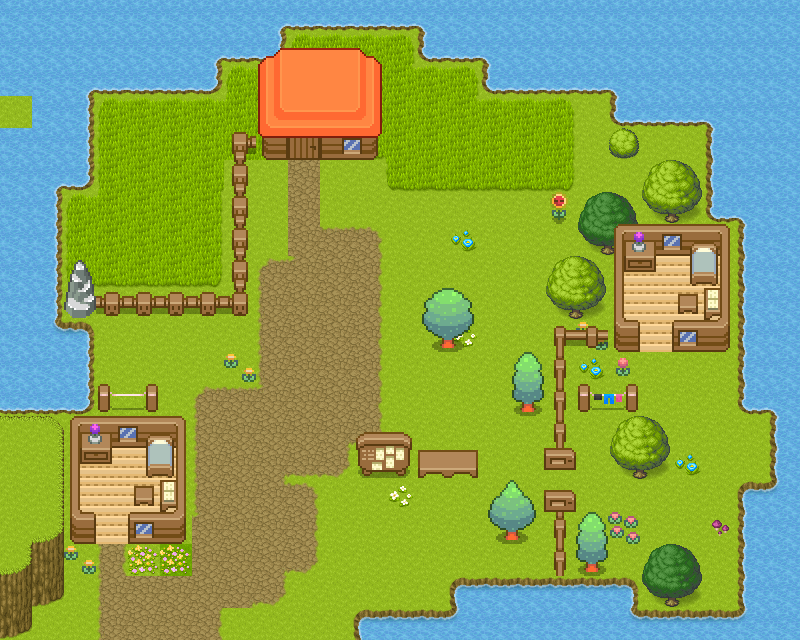

Tiled map render using the project's own tile images. Description and the map definition, with tile-layer contents summarised, below:
An orthogonal 25x20 tile map with 32x32 px tiles, 5 tile layers (Tile Layer 1, Tile Layer 2, Tile Layer 3, Tile Layer 4, ...), 11 tilesets and 1 object (event).

<map version="1.10" tiledversion="1.11.2" orientation="orthogonal" renderorder="right-down" width="25" height="20" tilewidth="32" tileheight="32" infinite="0" nextlayerid="8" nextobjectid="25">
 <tileset firstgid="1" source="[Base]BaseChip_pipo.tsx" />
 <tileset firstgid="1001" source="[A]Water_pipo.tsx" />
 <tileset firstgid="4073" source="[A]Dirt_pipo.tsx" />
 <tileset firstgid="4409" source="[A]Flower_pipo.tsx" />
 <tileset firstgid="4505" source="CuteRPG_Field_B.tsx" />
 <tileset firstgid="4761" source="CuteRPG_Field_C.tsx" />
 <tileset firstgid="5017" source="CuteRPG_Mountains_B.tsx" />
 <tileset firstgid="5273" source="CuteRPG_Village_B.tsx" />
 <tileset firstgid="5529" source="CuteRPG_Interior_B.tsx" />
 <tileset firstgid="5785" source="CuteRPG_Houses_RPGMaker_B1.tsx" />
 <tileset firstgid="6041" source="CuteRPG_A.tsx" />
 <layer id="1" name="Tile Layer 1" width="25" height="20">
  <data>[500 cells, 500 non-empty, 2 distinct tile ids]</data>
 </layer>
 <layer id="2" name="Tile Layer 2" width="25" height="20">
  <data>[500 cells, 318 non-empty, 59 distinct tile ids]</data>
 </layer>
 <layer id="4" name="Tile Layer 3" width="25" height="20">
  <data>[500 cells, 81 non-empty, 49 distinct tile ids]</data>
 </layer>
 <layer id="5" name="Tile Layer 4" width="25" height="20">
  <data>[500 cells, 31 non-empty, 21 distinct tile ids]</data>
 </layer>
 <layer id="7" name="collisions" width="25" height="20">
  <data>[500 cells, 55 non-empty, 1 distinct tile ids]</data>
 </layer>
 <objectgroup id="3" name="Object Layer 1" offsetx="1" offsety="0">
  <object id="17" name="EV-TOWN-BOARD" type="event" x="380.631" y="448.283">
   <point />
  </object>
 </objectgroup>
</map>
